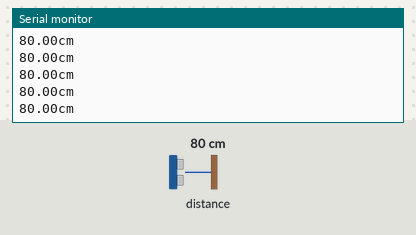
A sketch run on a simulated Arduino Uno, built with avr-gcc and run on an emulated ATmega328P. Parts: the last lines printed to the serial monitor. The test bench sets the inputs (shaded band); at power-on: distance to the obstacle 80 cm.

Above: at 1.2 s.
1.3 s: distance to the obstacle set to 2 cm
At 1.49 s:
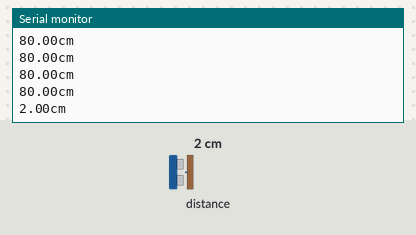
2.8 s: distance to the obstacle set to 4 cm
At 2.83 s:
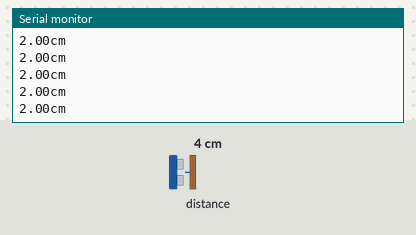
Timing chart, 0 to 5.8 s (numbered marks = the images above; inputs shaded):
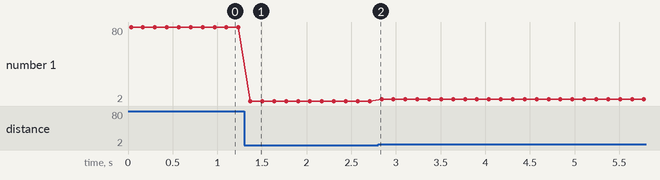

The sketch:

Laser_Mesure.ino
```cpp
/* This example shows how to use continuous mode to take
range measurements with the VL53L0X. It is based on
vl53l0x_ContinuousRanging_Example.c from the VL53L0X API.

The range readings are in units of mm. */

#include <Wire.h>
#include <VL53L0X.h>

VL53L0X sensor;

void setup()
{
  Serial.begin(9600);
  Wire.begin();

  sensor.init();
  sensor.setTimeout(500);

  // Start continuous back-to-back mode (take readings as
  // fast as possible).  To use continuous timed mode
  // instead, provide a desired inter-measurement period in
  // ms (e.g. sensor.startContinuous(100)).
  sensor.startContinuous();
}

void loop()
{


  Serial.print(sensor.readRangeContinuousMillimeters() * 0.1);
  Serial.print("cm");


  if (sensor.timeoutOccurred()) { Serial.print("Error"); }

  Serial.println();

  delay(100);
}
```

Measured:
- after the input at 1.3 s, the serial monitor: prints a new line after 0.07 s (image 1)
- plotted number 1: 80 → 2 after the input at 1.3 s, 2 → 4 after the input at 2.8 s
